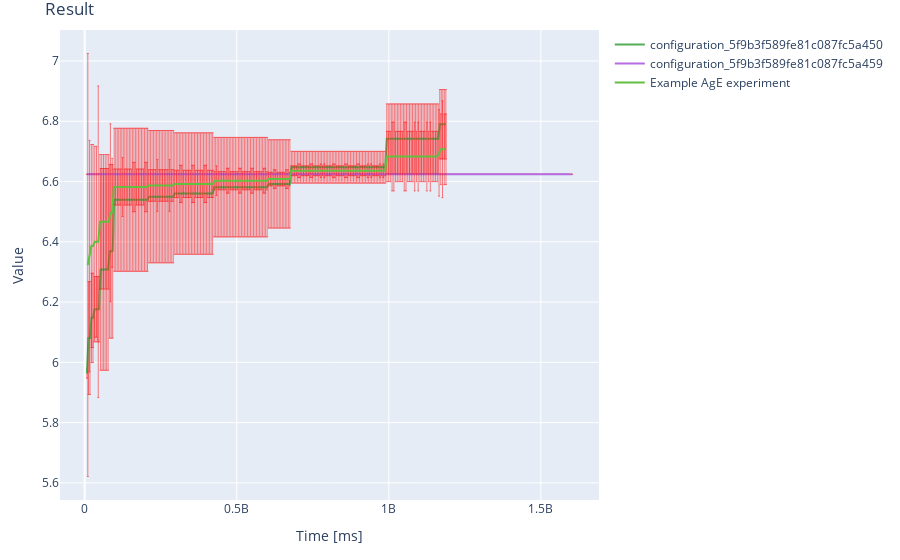

Notebook code cell kept with this figure:
### Code cell
data_pack = cb_configuration_series_api.for_experiment(experiment_name, field)
plot_builder(data_pack).plot()

### Figure 1 — Plotly figure (JSON) as saved in the notebook; plotly's stock layout.template omitted (floating-point values rounded to 4 significant figures; data arrays with more than 128 entries replaced by an {"elided": "..."} marker saying what was removed)
{"data": [{"error_y": {"array": {"elided": "238 float values"}, "color": "red", "thickness": 0.5, "type": "data", "visible": true, "width": 1}, "line": {"color": "#53ac57"}, "marker": {"symbol": "circle"}, "mode": "lines", "name": "configuration_5f9b3f589fe81c087fc5a450", "type": "scatter", "x": {"elided": "238 float values"}, "y": {"elided": "238 float values"}}, {"error_y": {"array": {"elided": "320 int values"}, "color": "red", "thickness": 0.5, "type": "data", "visible": true, "width": 1}, "line": {"color": "#b56ce0"}, "marker": {"symbol": "circle"}, "mode": "lines", "name": "configuration_5f9b3f589fe81c087fc5a459", "type": "scatter", "x": {"elided": "320 float values"}, "y": {"elided": "320 float values"}}, {"error_y": {"array": {"elided": "207 float values"}, "color": "red", "thickness": 0.5, "type": "data", "visible": true, "width": 1}, "line": {"color": "#62bf40"}, "marker": {"symbol": "circle"}, "mode": "lines", "name": "Example AgE experiment", "type": "scatter", "x": {"elided": "207 float values"}, "y": {"elided": "207 float values"}}], "layout": {"margin": {"b": 60, "l": 60, "r": 30, "t": 30}, "showlegend": true, "title": {"text": "Result"}, "xaxis": {"title": {"text": "Time [ms]"}, "visible": true}, "yaxis": {"title": {"text": "Value"}, "visible": true}}}
